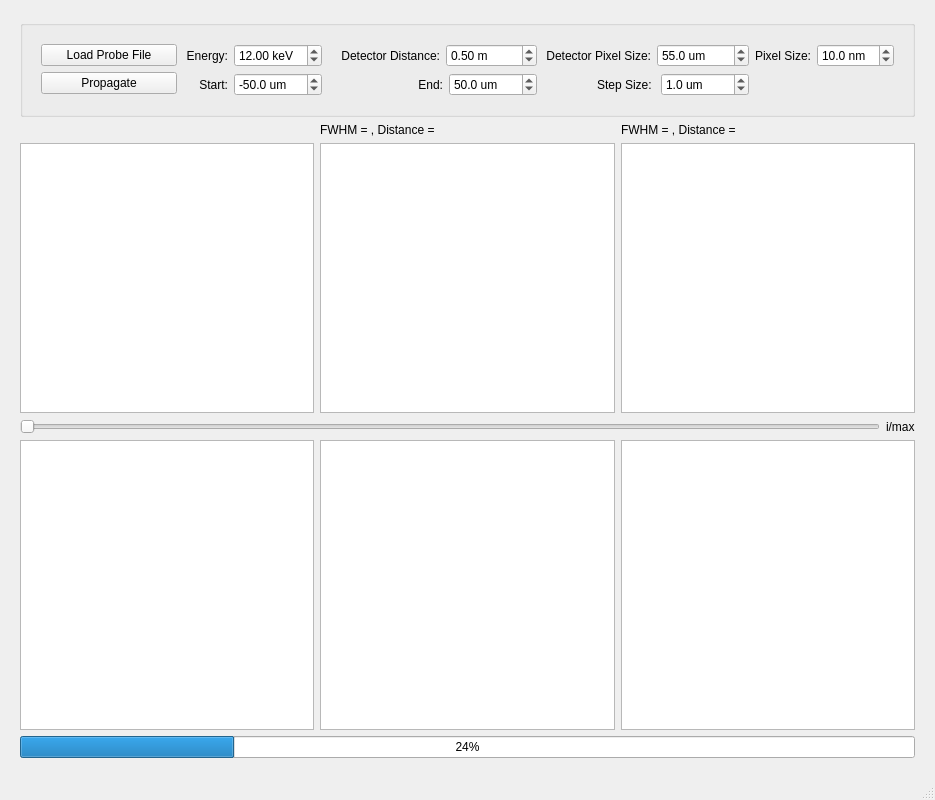
<?xml version="1.0" encoding="UTF-8"?>
<ui version="4.0">
 <class>MainWindow</class>
 <widget class="QMainWindow" name="MainWindow">
  <property name="geometry">
   <rect>
    <x>0</x>
    <y>0</y>
    <width>935</width>
    <height>800</height>
   </rect>
  </property>
  <property name="windowTitle">
   <string>MainWindow</string>
  </property>
  <property name="styleSheet">
   <string notr="true">QSlider::groove:horizontal {
border: 1px solid #bbb;
background: white;
height: 10px;
border-radius: 4px;
}

QSlider::sub-page:horizontal {
background: qlineargradient(x1: 0, y1: 0,    x2: 0, y2: 1,
    stop: 0 #66e, stop: 1 #bbf);
background: qlineargradient(x1: 0, y1: 0.2, x2: 1, y2: 1,
    stop: 0 #bbf, stop: 1 #55f);
border: 1px solid #777;
height: 10px;
border-radius: 4px;
}

QSlider::add-page:horizontal {
background: #fff;
border: 1px solid #777;
height: 10px;
border-radius: 4px;
}

QSlider::handle:horizontal {
background: qlineargradient(x1:0, y1:0, x2:1, y2:1,
    stop:0 #eee, stop:1 #ccc);
border: 1px solid #777;
width: 13px;
margin-top: -2px;
margin-bottom: -2px;
border-radius: 4px;
}

QSlider::handle:horizontal:hover {
background: qlineargradient(x1:0, y1:0, x2:1, y2:1,
    stop:0 #fff, stop:1 #ddd);
border: 1px solid #444;
border-radius: 4px;
}

QSlider::sub-page:horizontal:disabled {
background: #bbb;
border-color: #999;
}

QSlider::add-page:horizontal:disabled {
background: #eee;
border-color: #999;
}

QSlider::handle:horizontal:disabled {
background: #eee;
border: 1px solid #aaa;
border-radius: 4px;
}

font: 10pt &quot;Segoe UI&quot;;</string>
  </property>
  <widget class="QWidget" name="centralwidget">
   <property name="styleSheet">
    <string notr="true">font: 9pt &quot;Segoe UI&quot;;</string>
   </property>
   <layout class="QGridLayout" name="gridLayout_20">
    <property name="leftMargin">
     <number>20</number>
    </property>
    <property name="topMargin">
     <number>20</number>
    </property>
    <property name="rightMargin">
     <number>20</number>
    </property>
    <property name="bottomMargin">
     <number>20</number>
    </property>
    <item row="1" column="0">
     <layout class="QGridLayout" name="gridLayout_18">
      <item row="0" column="0">
       <layout class="QGridLayout" name="gridLayout_8">
        <item row="0" column="0">
         <widget class="QLabel" name="label_5">
          <property name="text">
           <string/>
          </property>
         </widget>
        </item>
        <item row="1" column="0">
         <widget class="ImageView" name="image_view_probe">
          <property name="sizePolicy">
           <sizepolicy hsizetype="Expanding" vsizetype="Expanding">
            <horstretch>0</horstretch>
            <verstretch>0</verstretch>
           </sizepolicy>
          </property>
         </widget>
        </item>
       </layout>
      </item>
      <item row="0" column="1">
       <layout class="QGridLayout" name="gridLayout_16">
        <item row="0" column="0">
         <widget class="QLabel" name="lbl_xfit">
          <property name="text">
           <string>FWHM = , Distance = </string>
          </property>
         </widget>
        </item>
        <item row="1" column="0">
         <widget class="PlotWidget" name="plot_xfit">
          <property name="sizePolicy">
           <sizepolicy hsizetype="Expanding" vsizetype="Expanding">
            <horstretch>0</horstretch>
            <verstretch>0</verstretch>
           </sizepolicy>
          </property>
         </widget>
        </item>
       </layout>
      </item>
      <item row="0" column="2">
       <layout class="QGridLayout" name="gridLayout_17">
        <item row="0" column="0">
         <widget class="QLabel" name="lbl_yfit">
          <property name="text">
           <string>FWHM = , Distance = </string>
          </property>
         </widget>
        </item>
        <item row="1" column="0">
         <widget class="PlotWidget" name="plot_yfit">
          <property name="sizePolicy">
           <sizepolicy hsizetype="Expanding" vsizetype="Expanding">
            <horstretch>0</horstretch>
            <verstretch>0</verstretch>
           </sizepolicy>
          </property>
         </widget>
        </item>
       </layout>
      </item>
      <item row="1" column="0" colspan="3">
       <layout class="QGridLayout" name="gridLayout">
        <item row="0" column="0">
         <widget class="QSlider" name="slider_for_index">
          <property name="orientation">
           <enum>Qt::Horizontal</enum>
          </property>
         </widget>
        </item>
        <item row="0" column="1">
         <widget class="QLabel" name="slider_label">
          <property name="text">
           <string>i/max</string>
          </property>
         </widget>
        </item>
       </layout>
      </item>
      <item row="2" column="0">
       <widget class="PlotWidget" name="sigma_plot">
        <property name="sizePolicy">
         <sizepolicy hsizetype="Expanding" vsizetype="Expanding">
          <horstretch>0</horstretch>
          <verstretch>0</verstretch>
         </sizepolicy>
        </property>
       </widget>
      </item>
      <item row="2" column="1">
       <widget class="ImageView" name="image_view_xhue">
        <property name="sizePolicy">
         <sizepolicy hsizetype="Expanding" vsizetype="Expanding">
          <horstretch>0</horstretch>
          <verstretch>0</verstretch>
         </sizepolicy>
        </property>
       </widget>
      </item>
      <item row="2" column="2">
       <widget class="ImageView" name="image_view_yhue">
        <property name="sizePolicy">
         <sizepolicy hsizetype="Expanding" vsizetype="Expanding">
          <horstretch>0</horstretch>
          <verstretch>0</verstretch>
         </sizepolicy>
        </property>
       </widget>
      </item>
     </layout>
    </item>
    <item row="0" column="0">
     <widget class="QGroupBox" name="groupBox">
      <property name="title">
       <string/>
      </property>
      <layout class="QGridLayout" name="gridLayout_13">
       <item row="0" column="0">
        <widget class="QWidget" name="widget" native="true">
         <property name="sizePolicy">
          <sizepolicy hsizetype="Preferred" vsizetype="Preferred">
           <horstretch>0</horstretch>
           <verstretch>0</verstretch>
          </sizepolicy>
         </property>
         <layout class="QGridLayout" name="gridLayout_12">
          <item row="0" column="0">
           <layout class="QGridLayout" name="gridLayout_11">
            <item row="0" column="0">
             <widget class="QPushButton" name="pb_load_probe">
              <property name="text">
               <string>Load Probe File</string>
              </property>
             </widget>
            </item>
            <item row="1" column="0">
             <widget class="QPushButton" name="pb_plot">
              <property name="text">
               <string>Propagate</string>
              </property>
             </widget>
            </item>
           </layout>
          </item>
          <item row="0" column="1">
           <layout class="QGridLayout" name="gridLayout_9">
            <item row="0" column="0">
             <layout class="QGridLayout" name="gridLayout_4">
              <item row="0" column="0">
               <widget class="QLabel" name="label">
                <property name="layoutDirection">
                 <enum>Qt::RightToLeft</enum>
                </property>
                <property name="text">
                 <string> Energy:</string>
                </property>
                <property name="alignment">
                 <set>Qt::AlignRight|Qt::AlignTrailing|Qt::AlignVCenter</set>
                </property>
               </widget>
              </item>
              <item row="0" column="1">
               <widget class="QDoubleSpinBox" name="dsb_energy">
                <property name="sizePolicy">
                 <sizepolicy hsizetype="Preferred" vsizetype="Fixed">
                  <horstretch>0</horstretch>
                  <verstretch>0</verstretch>
                 </sizepolicy>
                </property>
                <property name="suffix">
                 <string> keV</string>
                </property>
                <property name="minimum">
                 <double>0.100000000000000</double>
                </property>
                <property name="maximum">
                 <double>200.000000000000000</double>
                </property>
                <property name="value">
                 <double>12.000000000000000</double>
                </property>
               </widget>
              </item>
             </layout>
            </item>
            <item row="0" column="1">
             <layout class="QGridLayout" name="gridLayout_3">
              <item row="0" column="0">
               <widget class="QLabel" name="label_2">
                <property name="sizePolicy">
                 <sizepolicy hsizetype="Fixed" vsizetype="Preferred">
                  <horstretch>0</horstretch>
                  <verstretch>0</verstretch>
                 </sizepolicy>
                </property>
                <property name="layoutDirection">
                 <enum>Qt::RightToLeft</enum>
                </property>
                <property name="text">
                 <string>    Detector Distance:</string>
                </property>
                <property name="alignment">
                 <set>Qt::AlignRight|Qt::AlignTrailing|Qt::AlignVCenter</set>
                </property>
               </widget>
              </item>
              <item row="0" column="1">
               <widget class="QDoubleSpinBox" name="dsb_det_dist">
                <property name="sizePolicy">
                 <sizepolicy hsizetype="Preferred" vsizetype="Fixed">
                  <horstretch>0</horstretch>
                  <verstretch>0</verstretch>
                 </sizepolicy>
                </property>
                <property name="suffix">
                 <string> m</string>
                </property>
                <property name="value">
                 <double>0.500000000000000</double>
                </property>
               </widget>
              </item>
             </layout>
            </item>
            <item row="0" column="2">
             <layout class="QGridLayout" name="gridLayout_5">
              <item row="0" column="0">
               <widget class="QLabel" name="label_3">
                <property name="layoutDirection">
                 <enum>Qt::RightToLeft</enum>
                </property>
                <property name="text">
                 <string> Detector Pixel Size:</string>
                </property>
                <property name="alignment">
                 <set>Qt::AlignRight|Qt::AlignTrailing|Qt::AlignVCenter</set>
                </property>
               </widget>
              </item>
              <item row="0" column="1">
               <widget class="QDoubleSpinBox" name="dsb_det_pixel_size">
                <property name="sizePolicy">
                 <sizepolicy hsizetype="Preferred" vsizetype="Fixed">
                  <horstretch>0</horstretch>
                  <verstretch>0</verstretch>
                 </sizepolicy>
                </property>
                <property name="suffix">
                 <string> um</string>
                </property>
                <property name="decimals">
                 <number>1</number>
                </property>
                <property name="maximum">
                 <double>500.000000000000000</double>
                </property>
                <property name="value">
                 <double>55.000000000000000</double>
                </property>
               </widget>
              </item>
             </layout>
            </item>
            <item row="1" column="0">
             <layout class="QGridLayout" name="gridLayout_7">
              <item row="0" column="0">
               <widget class="QLabel" name="label_6">
                <property name="layoutDirection">
                 <enum>Qt::RightToLeft</enum>
                </property>
                <property name="text">
                 <string>    Start:</string>
                </property>
                <property name="alignment">
                 <set>Qt::AlignRight|Qt::AlignTrailing|Qt::AlignVCenter</set>
                </property>
               </widget>
              </item>
              <item row="0" column="1">
               <widget class="QDoubleSpinBox" name="dsb_prop_start">
                <property name="sizePolicy">
                 <sizepolicy hsizetype="Preferred" vsizetype="Fixed">
                  <horstretch>0</horstretch>
                  <verstretch>0</verstretch>
                 </sizepolicy>
                </property>
                <property name="suffix">
                 <string> um</string>
                </property>
                <property name="decimals">
                 <number>1</number>
                </property>
                <property name="minimum">
                 <double>-9999.000000000000000</double>
                </property>
                <property name="maximum">
                 <double>9999.000000000000000</double>
                </property>
                <property name="value">
                 <double>-50.000000000000000</double>
                </property>
               </widget>
              </item>
             </layout>
            </item>
            <item row="1" column="1">
             <layout class="QGridLayout" name="gridLayout_2">
              <item row="0" column="0">
               <widget class="QLabel" name="label_7">
                <property name="layoutDirection">
                 <enum>Qt::RightToLeft</enum>
                </property>
                <property name="text">
                 <string>                           End:</string>
                </property>
                <property name="alignment">
                 <set>Qt::AlignRight|Qt::AlignTrailing|Qt::AlignVCenter</set>
                </property>
               </widget>
              </item>
              <item row="0" column="1">
               <widget class="QDoubleSpinBox" name="dsb_prop_end">
                <property name="sizePolicy">
                 <sizepolicy hsizetype="Preferred" vsizetype="Fixed">
                  <horstretch>0</horstretch>
                  <verstretch>0</verstretch>
                 </sizepolicy>
                </property>
                <property name="suffix">
                 <string> um</string>
                </property>
                <property name="decimals">
                 <number>1</number>
                </property>
                <property name="minimum">
                 <double>-9999.000000000000000</double>
                </property>
                <property name="maximum">
                 <double>9999.000000000000000</double>
                </property>
                <property name="value">
                 <double>50.000000000000000</double>
                </property>
               </widget>
              </item>
             </layout>
            </item>
            <item row="1" column="2">
             <layout class="QGridLayout" name="gridLayout_10">
              <item row="0" column="0">
               <widget class="QLabel" name="label_8">
                <property name="layoutDirection">
                 <enum>Qt::RightToLeft</enum>
                </property>
                <property name="text">
                 <string>                Step Size: </string>
                </property>
                <property name="alignment">
                 <set>Qt::AlignRight|Qt::AlignTrailing|Qt::AlignVCenter</set>
                </property>
               </widget>
              </item>
              <item row="0" column="1">
               <widget class="QDoubleSpinBox" name="dsb_prop_size">
                <property name="sizePolicy">
                 <sizepolicy hsizetype="Preferred" vsizetype="Fixed">
                  <horstretch>0</horstretch>
                  <verstretch>0</verstretch>
                 </sizepolicy>
                </property>
                <property name="suffix">
                 <string> um</string>
                </property>
                <property name="decimals">
                 <number>1</number>
                </property>
                <property name="minimum">
                 <double>-9999.000000000000000</double>
                </property>
                <property name="maximum">
                 <double>9999.000000000000000</double>
                </property>
                <property name="value">
                 <double>1.000000000000000</double>
                </property>
               </widget>
              </item>
             </layout>
            </item>
           </layout>
          </item>
          <item row="0" column="2">
           <layout class="QGridLayout" name="gridLayout_6">
            <item row="0" column="0">
             <layout class="QHBoxLayout" name="horizontalLayout">
              <item>
               <widget class="QLabel" name="label_4">
                <property name="layoutDirection">
                 <enum>Qt::RightToLeft</enum>
                </property>
                <property name="text">
                 <string>Pixel Size:</string>
                </property>
                <property name="alignment">
                 <set>Qt::AlignRight|Qt::AlignTrailing|Qt::AlignVCenter</set>
                </property>
               </widget>
              </item>
              <item>
               <widget class="QDoubleSpinBox" name="dsb_calc_pixel_size">
                <property name="sizePolicy">
                 <sizepolicy hsizetype="Preferred" vsizetype="Fixed">
                  <horstretch>0</horstretch>
                  <verstretch>0</verstretch>
                 </sizepolicy>
                </property>
                <property name="suffix">
                 <string> nm</string>
                </property>
                <property name="decimals">
                 <number>1</number>
                </property>
                <property name="value">
                 <double>10.000000000000000</double>
                </property>
               </widget>
              </item>
             </layout>
            </item>
            <item row="1" column="0">
             <widget class="QLabel" name="label_9">
              <property name="text">
               <string/>
              </property>
             </widget>
            </item>
           </layout>
          </item>
         </layout>
        </widget>
       </item>
      </layout>
     </widget>
    </item>
    <item row="2" column="0">
     <widget class="QProgressBar" name="pbar_propagation">
      <property name="value">
       <number>24</number>
      </property>
     </widget>
    </item>
   </layout>
  </widget>
  <widget class="QMenuBar" name="menubar">
   <property name="geometry">
    <rect>
     <x>0</x>
     <y>0</y>
     <width>935</width>
     <height>26</height>
    </rect>
   </property>
  </widget>
  <widget class="QStatusBar" name="statusbar"/>
 </widget>
 <customwidgets>
  <customwidget>
   <class>PlotWidget</class>
   <extends>QGraphicsView</extends>
   <header>pyqtgraph</header>
  </customwidget>
  <customwidget>
   <class>ImageView</class>
   <extends>QGraphicsView</extends>
   <header>pyqtgraph</header>
  </customwidget>
 </customwidgets>
 <resources/>
 <connections/>
</ui>
